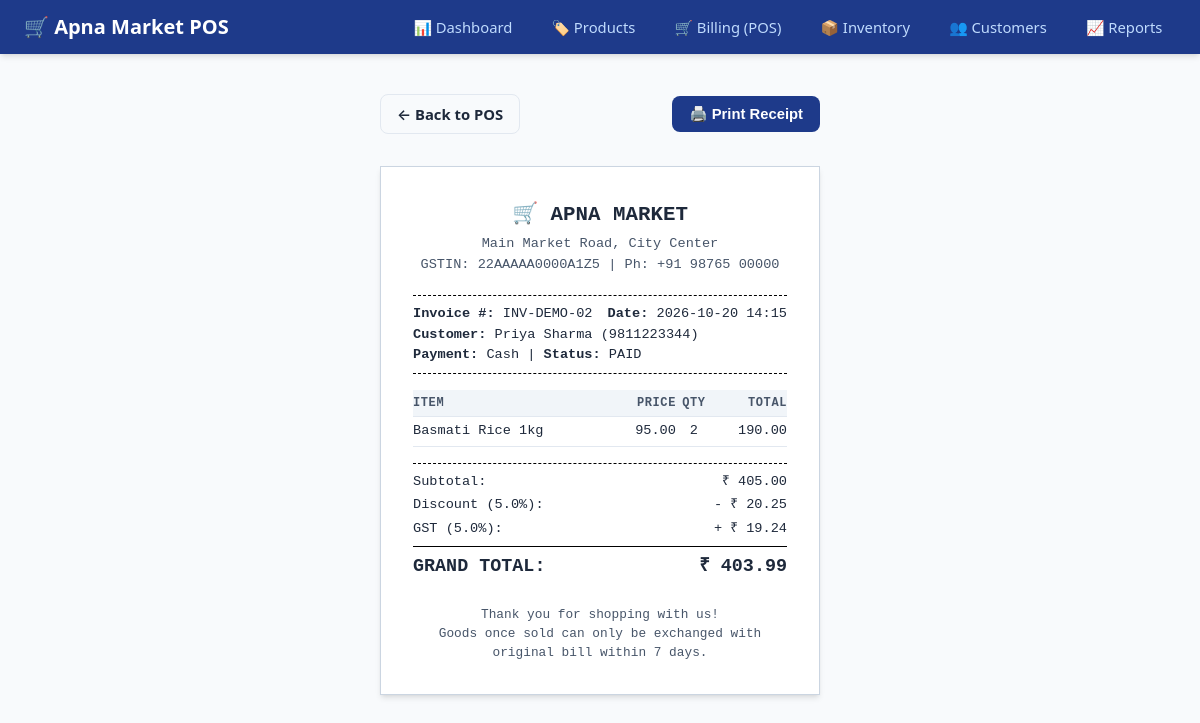
Page /receipt/2 on the committed database.
### tables this page shows
CREATE TABLE sales (
    id INTEGER PRIMARY KEY AUTOINCREMENT,
    invoice_no TEXT UNIQUE NOT NULL,
    customer_id INTEGER,
    customer_name TEXT,
    customer_phone TEXT,
    subtotal REAL NOT NULL,
    discount_pct REAL DEFAULT 0.0,
    discount_amt REAL DEFAULT 0.0,
    gst_pct REAL DEFAULT 0.0,
    gst_amt REAL DEFAULT 0.0,
    grand_total REAL NOT NULL,
    payment_method TEXT DEFAULT 'Cash',
    sold_at DATETIME DEFAULT CURRENT_TIMESTAMP,
    FOREIGN KEY (customer_id) REFERENCES customers(id)
);

CREATE TABLE sale_items (
    id INTEGER PRIMARY KEY AUTOINCREMENT,
    sale_id INTEGER NOT NULL,
    product_id INTEGER NOT NULL,
    sku TEXT,
    product_name TEXT NOT NULL,
    cost_price REAL NOT NULL,
    unit_price REAL NOT NULL,
    qty INTEGER NOT NULL,
    line_total REAL NOT NULL,
    FOREIGN KEY (sale_id) REFERENCES sales(id),
    FOREIGN KEY (product_id) REFERENCES products(id)
);

### app.py (the view)
@app.route('/receipt/<int:sale_id>')
def receipt(sale_id):
    db = get_db()
    sale = db.execute("SELECT * FROM sales WHERE id = ?", (sale_id,)).fetchone()
    if not sale:
        flash("Receipt / Sale not found.", "warning")
        return redirect(url_for('dashboard'))
    items = db.execute("SELECT * FROM sale_items WHERE sale_id = ?", (sale_id,)).fetchall()
    return render_template('receipt.html', sale=sale, items=items)

### app.py (called while the page is built)
def get_db():
    if 'db' not in g:
        g.db = sqlite3.connect(app.config['DATABASE'])
        g.db.row_factory = sqlite3.Row
        g.db.execute("PRAGMA foreign_keys = ON")
    return g.db

### templates/receipt.html (shortened to what this page needs)
{% extends "base.html" %}
{% block content %}
<div class="no-print" style="display: flex; justify-content: space-between; align-items: center; max-width: 440px; margin: 1rem auto;">
  <a href="{{ url_for('billing') }}" class="btn btn-outline">← Back to POS</a>
  <button type="button" class="btn btn-primary" onclick="window.print()">🖨️ Print Receipt</button>
</div>
<div class="receipt-wrapper">
  <div style="text-align: center; margin-bottom: 1.25rem;">
    <h2 style="font-size: 1.3rem; margin-bottom: 0.25rem;">🛒 APNA MARKET</h2>
    <p style="font-size: 0.85rem; color: #475569;">
      Main Market Road, City Center<br>
      GSTIN: 22AAAAA0000A1Z5 | Ph: +91 98765 00000
    </p>
  </div>
  <div style="border-top: 1px dashed #000; border-bottom: 1px dashed #000; padding: 0.5rem 0; font-size: 0.85rem; margin-bottom: 1rem;">
    <div style="display: flex; justify-content: space-between;">
      <span><strong>Invoice #:</strong> {{ sale.invoice_no }}</span>
      <span><strong>Date:</strong> {{ sale.sold_at[:16] }}</span>
    </div>
    <div><strong>Customer:</strong> {{ sale.customer_name }} ({{ sale.customer_phone }})</div>
    <div><strong>Payment:</strong> {{ sale.payment_method }} | <strong>Status:</strong> PAID</div>
  </div>
  <table style="width: 100%; border-collapse: collapse; font-size: 0.85rem; margin-bottom: 1rem;">
    <thead>
      <tr style="border-bottom: 1px solid #000;">
        <th style="padding: 4px 0; text-align: left;">Item</th>
        <th style="padding: 4px 0; text-align: right;">Price</th>
        <th style="padding: 4px 0; text-align: center;">Qty</th>
        <th style="padding: 4px 0; text-align: right;">Total</th>
      </tr>
    </thead>
    <tbody>
      {% for item in items %}
        <tr>
          <td style="padding: 4px 0;">{{ item.product_name }}</td>
          <td style="padding: 4px 0; text-align: right;">{{ "%.2f"|format(item.unit_price) }}</td>
          <td style="padding: 4px 0; text-align: center;">{{ item.qty }}</td>
          <td style="padding: 4px 0; text-align: right;">{{ "%.2f"|format(item.line_total) }}</td>
        </tr>
      {% endfor %}
    </tbody>
  </table>
  <div style="border-top: 1px dashed #000; padding-top: 0.5rem; font-size: 0.85rem;">
    <div style="display: flex; justify-content: space-between; margin-bottom: 0.2rem;">
      <span>Subtotal:</span>
      <span>₹ {{ "%.2f"|format(sale.subtotal) }}</span>
    </div>
    {% if sale.discount_amt > 0 %}
      <div style="display: flex; justify-content: space-between; margin-bottom: 0.2rem;">
        <span>Discount ({{ sale.discount_pct }}%):</span>
        <span>- ₹ {{ "%.2f"|format(sale.discount_amt) }}</span>
      </div>
    {% endif %}
    {% if sale.gst_amt > 0 %}
      <div style="display: flex; justify-content: space-between; margin-bottom: 0.2rem;">
        <span>GST ({{ sale.gst_pct }}%):</span>
        <span>+ ₹ {{ "%.2f"|format(sale.gst_amt) }}</span>
      </div>
    {% endif %}
    <div style="display: flex; justify-content: space-between; font-size: 1.15rem; font-weight: bold; border-top: 1px solid #000; padding-top: 0.4rem; margin-top: 0.4rem;">
      <span>GRAND TOTAL:</span>
      <span>₹ {{ "%.2f"|format(sale.grand_total) }}</span>
    </div>
  </div>
  <div style="text-align: center; margin-top: 1.5rem; font-size: 0.8rem; color: #475569;">
    <p>Thank you for shopping with us!</p>
    <p>Goods once sold can only be exchanged with original bill within 7 days.</p>
  </div>
</div>
{% endblock %}

### static/style.css (style rules this page uses)
:root { --primary: #1e3a8a; --primary-hover: #1d4ed8; --primary-light: #eff6ff; --secondary: #0f172a; --accent: #2563eb; --success: #16a34a; --success-bg: #dcfce7; --danger: #dc2626; --danger-bg: #fee2e2; --warning: #d97706; --warning-bg: #fef3c7; --bg: #f8fafc; --surface: #ffffff; --border: #e2e8f0; --text: #1e293b; --text-muted: #64748b; --radius: 8px; --shadow-sm: 0 1px 3px rgba(0,0,0,0.07); --shadow-md: 0 4px 6px -1px rgba(0,0,0,0.1), 0 2px 4px -2px rgba(0,0,0,0.08); }
*, *::before, *::after { box-sizing: border-box; margin: 0; padding: 0; }
body { font-family: system-ui, -apple-system, BlinkMacSystemFont, "Segoe UI", Roboto, sans-serif; background-color: var(--bg); color: var(--text); line-height: 1.5; min-height: 100vh; display: flex; flex-direction: column; }
table { width: 100%; border-collapse: collapse; text-align: left; font-size: 0.925rem; }
thead { background: #f1f5f9; position: sticky; inset-block-start: 0; z-index: 10; }
th, td { padding: 0.75rem 1rem; border-bottom: 1px solid var(--border); }
th { font-weight: 600; color: #475569; text-transform: uppercase; font-size: 0.75rem; letter-spacing: 0.05em; }
.btn { display: inline-flex; align-items: center; justify-content: center; gap: 0.35rem; padding: 0.5rem 1rem; font-size: 0.925rem; font-weight: 600; border-radius: var(--radius); border: 1px solid transparent; cursor: pointer; text-decoration: none; transition: all 0.15s ease-in-out; }
.btn-primary { background: var(--primary); color: white; }
.btn-outline { background: transparent; border-color: var(--border); color: var(--text); }
.receipt-wrapper { max-width: 440px; margin: 2rem auto; background: white; border: 1px solid #cbd5e1; padding: 2rem; box-shadow: var(--shadow-md); font-family: "Courier New", Courier, monospace; }

### rows in the picture
sales: invoice_no "INV-DEMO-02", sold_at "2026-10-20 14:15", customer_name "Priya Sharma", customer_phone "9811223344", payment_method "Cash", subtotal "405.00", discount_pct "5.0", discount_amt "20.25", gst_pct "5.0", gst_amt "19.24", grand_total "403.99"
sale_items: product_name "Basmati Rice 1kg", unit_price "95.00", qty "2", line_total "190.00"
